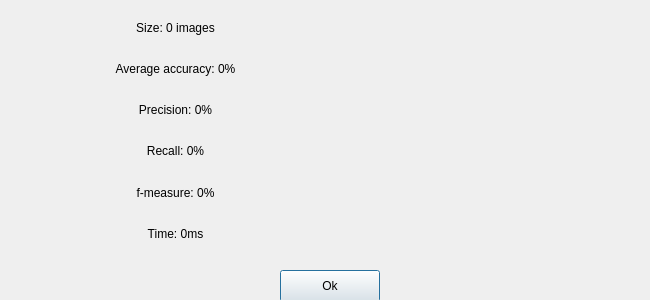
<?xml version="1.0" encoding="UTF-8"?>
<ui version="4.0">
 <class>TestDataInfoDialog</class>
 <widget class="QDialog" name="TestDataInfoDialog">
  <property name="geometry">
   <rect>
    <x>0</x>
    <y>0</y>
    <width>650</width>
    <height>300</height>
   </rect>
  </property>
  <property name="minimumSize">
   <size>
    <width>650</width>
    <height>300</height>
   </size>
  </property>
  <property name="maximumSize">
   <size>
    <width>650</width>
    <height>300</height>
   </size>
  </property>
  <property name="windowTitle">
   <string>Dialog</string>
  </property>
  <property name="modal">
   <bool>true</bool>
  </property>
  <widget class="QPushButton" name="pushButton">
   <property name="geometry">
    <rect>
     <x>280</x>
     <y>270</y>
     <width>100</width>
     <height>32</height>
    </rect>
   </property>
   <property name="text">
    <string>Ok</string>
   </property>
  </widget>
  <widget class="QWidget" name="gridLayoutWidget">
   <property name="geometry">
    <rect>
     <x>20</x>
     <y>10</y>
     <width>311</width>
     <height>241</height>
    </rect>
   </property>
   <layout class="QGridLayout" name="gridLayout">
    <item row="1" column="0">
     <widget class="QLabel" name="avg_accuracy_label">
      <property name="text">
       <string>Average accuracy: 0%</string>
      </property>
      <property name="alignment">
       <set>Qt::AlignCenter</set>
      </property>
     </widget>
    </item>
    <item row="5" column="0">
     <widget class="QLabel" name="time_label">
      <property name="text">
       <string>Time: 0ms</string>
      </property>
      <property name="alignment">
       <set>Qt::AlignCenter</set>
      </property>
     </widget>
    </item>
    <item row="4" column="0">
     <widget class="QLabel" name="f_measure_label">
      <property name="text">
       <string>f-measure: 0%</string>
      </property>
      <property name="alignment">
       <set>Qt::AlignCenter</set>
      </property>
     </widget>
    </item>
    <item row="3" column="0">
     <widget class="QLabel" name="recall_label">
      <property name="text">
       <string>Recall: 0%</string>
      </property>
      <property name="alignment">
       <set>Qt::AlignCenter</set>
      </property>
     </widget>
    </item>
    <item row="0" column="0">
     <widget class="QLabel" name="size_label">
      <property name="text">
       <string>Size: 0 images</string>
      </property>
      <property name="alignment">
       <set>Qt::AlignCenter</set>
      </property>
     </widget>
    </item>
    <item row="2" column="0">
     <widget class="QLabel" name="precision_label">
      <property name="text">
       <string>Precision: 0%</string>
      </property>
      <property name="alignment">
       <set>Qt::AlignCenter</set>
      </property>
     </widget>
    </item>
   </layout>
  </widget>
  <widget class="QLabel" name="label_5">
   <property name="geometry">
    <rect>
     <x>370</x>
     <y>10</y>
     <width>240</width>
     <height>240</height>
    </rect>
   </property>
   <property name="text">
    <string/>
   </property>
   <property name="pixmap">
    <pixmap>../Desktop/Снимок экрана 2023-02-04 в 01.45.54.png</pixmap>
   </property>
   <property name="scaledContents">
    <bool>true</bool>
   </property>
   <property name="alignment">
    <set>Qt::AlignCenter</set>
   </property>
  </widget>
 </widget>
 <resources/>
 <connections/>
</ui>
